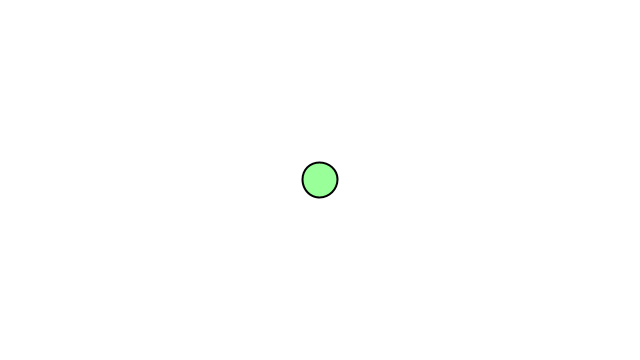
Frame 1 (no input)
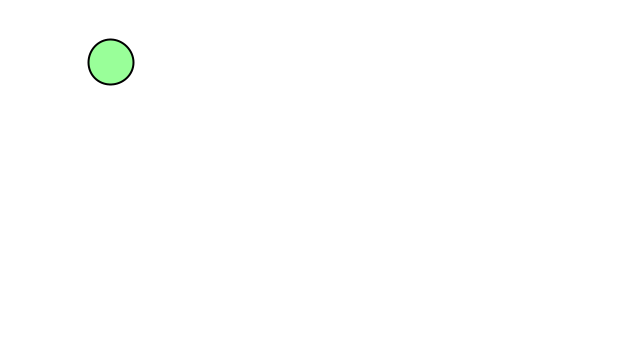
Frame 60 (the mouse pressed at the canvas centre just before this capture)
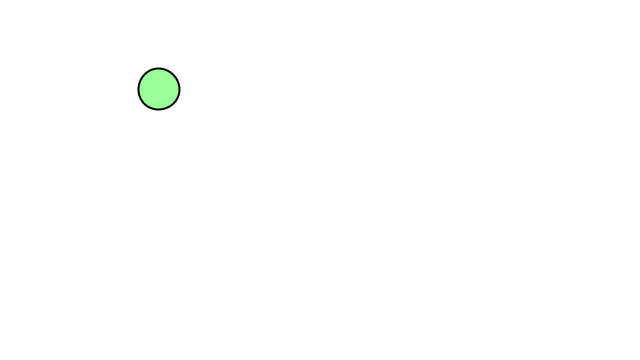
Frame 120 (the mouse held since frame 60 and released just before this capture)

The Processing sketch that drew these frames (run headless with seeded random() and noise(); from frame 60 on, the mouse is pressed at the canvas centre):

// Processing sketch: sketch_160322b
// ── sketch_160322b.pde

// A Mover object
Mover mover;

void setup() {
  size(640,360);
  mover = new Mover(); 
}

void draw() {
  background(255);
  
  // Update the location
  mover.update();
  // Display the Mover
  mover.display(); 
}
// ── Mover.pde
class Mover {

  // The Mover tracks location, velocity, and acceleration 
  PVector location;
  PVector velocity;
  PVector acceleration;
  // The Mover's maximum speed
  float topspeed;

  Mover() {
    // Start in the center
    location = new PVector(width/2,height/2);
    velocity = new PVector(0,0);
    topspeed = 5;
  }

  void update() {
    
    // Compute a vector that points from location to mouse
    PVector mouse = new PVector(mouseX,mouseY);
    PVector acceleration = PVector.sub(mouse,location);//static function
    // Set magnitude of acceleration
    acceleration.setMag(0.2);
    
    //
   // acceleration.normalize();
    //acceleration.mult(0.5);
    
    // Velocity changes according to acceleration
    velocity.add(acceleration);
    // Limit the velocity by topspeed
    velocity.limit(topspeed);
    // Location changes by velocity
    location.add(velocity);
  }

  void display() {
    stroke(0);
    strokeWeight(2);
    fill(153,255,153);
    PVector mouse=new PVector(mouseX,mouseY);
    PVector mover=new PVector(location.x,location.y);
    PVector ratio=PVector.sub(mouse,mover);
    float w=20+300/sqrt(ratio.mag()+20);
    ellipse(location.x,location.y,w,w);
  }

}
